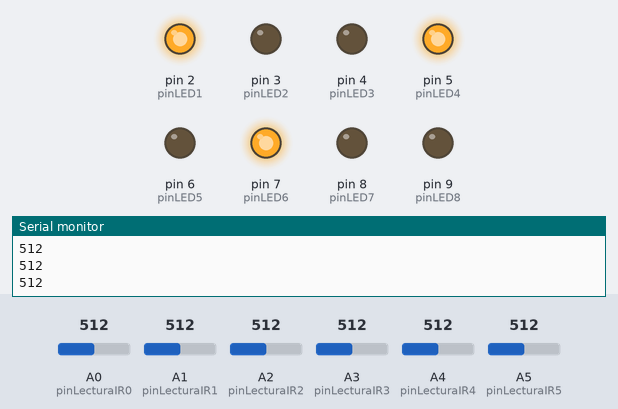
The sketch below on a simulated Arduino Uno, built with avr-gcc and run on an emulated ATmega328P. Parts: output pins drawn as LEDs (lit = HIGH), the last lines printed to the serial monitor. Dashed ring = blinking. Inputs (shaded band) come from the test bench; at power-on: A0 (pinLecturaIR0) = 512, A1 (pinLecturaIR1) = 512, A2 (pinLecturaIR2) = 512, A3 (pinLecturaIR3) = 512, A4 (pinLecturaIR4) = 512, A5 (pinLecturaIR5) = 512.

Above: at 1.2 s.
1.3 s: A0 (pinLecturaIR0) set to 164
2.8 s: A0 (pinLecturaIR0) set to 139
At 3.03 s:
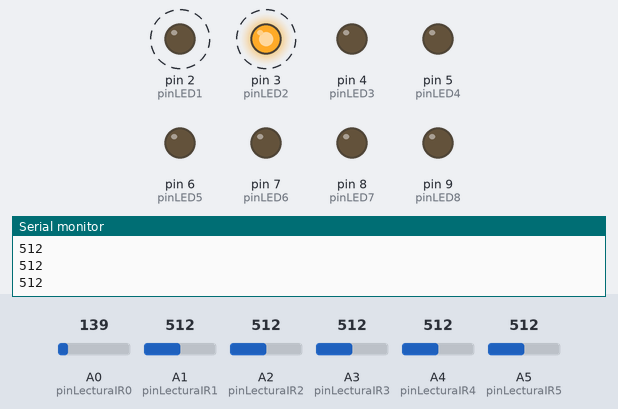
5.8 s: A1 (pinLecturaIR1) set to 984
8.8 s: A1 (pinLecturaIR1) set to 1018
At 10.0 s:
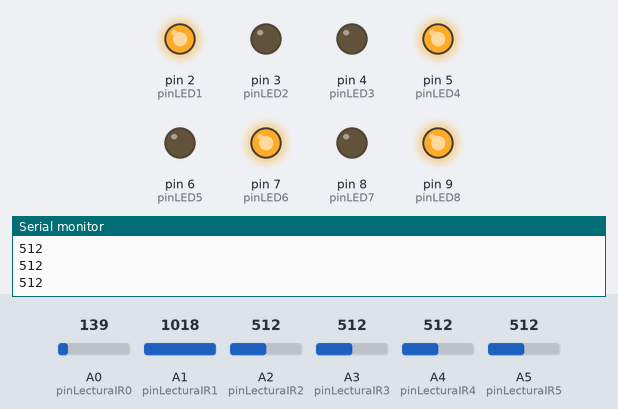
10.3 s: A1 (pinLecturaIR1) set to 992
At 10.68 s:
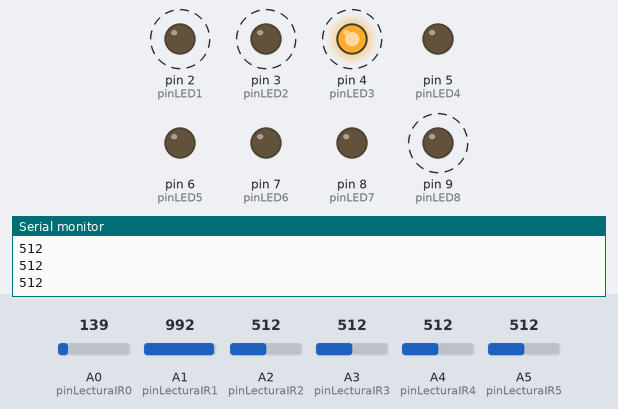
13.3 s: A2 (pinLecturaIR2) set to 988
16.3 s: A2 (pinLecturaIR2) set to 1014
At 16.9 s:
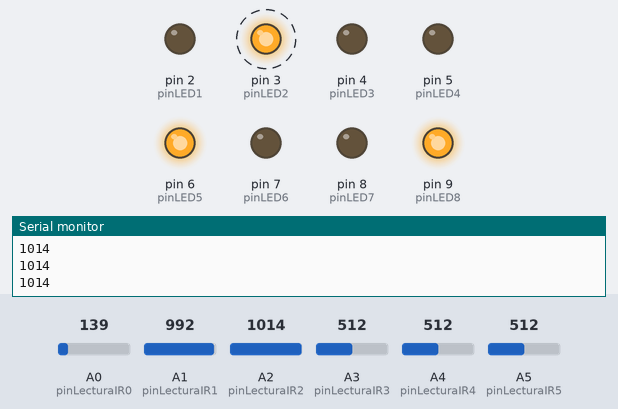
Timing chart, 0 to 18.8 s (numbered marks = the images above; inputs shaded):
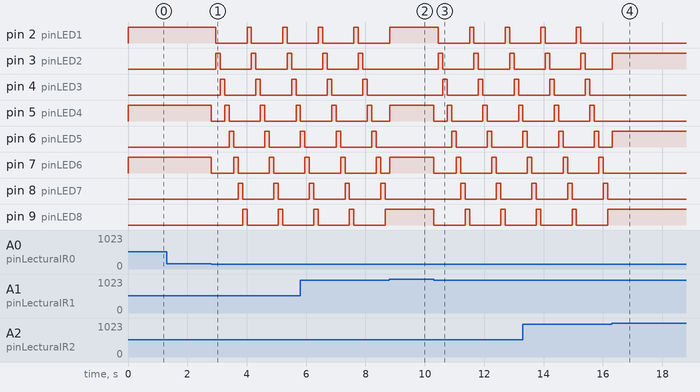

The sketch:

IAV3.ino
```cpp
int pinLED1 = 2;
int pinLED2 = 3;
int pinLED3 = 4;
int pinLED4 = 5;
int pinLED5 = 6;
int pinLED6 = 7;
int pinLED7 = 8;
int pinLED8 = 9;

short latchPin = 5; //patilla arduino para el latch
short clockPin = 6; //patilla arduino para la señal de reloj
short dataPin = 4; //patilla arduino por la que se envían los datos

int pinLecturaIR0 = A0;
int pinLecturaIR1 = A1;
int pinLecturaIR2 = A2;
int pinLecturaIR3 = A3;
int pinLecturaIR4 = A4;
int pinLecturaIR5 = A5;


void setup() {
  Serial.begin(9600);
  pinMode(pinLED1, OUTPUT);
  pinMode(pinLED2, OUTPUT);
  pinMode(pinLED3, OUTPUT);
  pinMode(pinLED4, OUTPUT);
  pinMode(pinLED5, OUTPUT);
  pinMode(pinLED6, OUTPUT);
  pinMode(pinLED7, OUTPUT);
  pinMode(pinLED8, OUTPUT);


}

void loop() {
   byte leds = 0;
   int lecturaIR1 = analogRead(pinLecturaIR0);
   int lecturaIR2 = analogRead(pinLecturaIR1);
   int lecturaIR3 = analogRead(pinLecturaIR2);
   int lecturaIR4 = analogRead(pinLecturaIR3);
   int lecturaIR5 = analogRead(pinLecturaIR4);
   int lecturaIR6 = analogRead(pinLecturaIR5);

   Serial.println(lecturaIR3);

  if(lecturaIR1 > 150)
  {
    digitalWrite(pinLED1, HIGH);
    digitalWrite(pinLED4, HIGH);
    digitalWrite(pinLED6, HIGH);
  }
  else
  {

    if(lecturaIR2 > 1000)
    {
      digitalWrite(pinLED1, HIGH);
      digitalWrite(pinLED4, HIGH);
      digitalWrite(pinLED6, HIGH);
    }
    else
    {

      if(lecturaIR3 > 1000)
      {
        digitalWrite(pinLED2, HIGH);
        digitalWrite(pinLED5, HIGH);
        digitalWrite(pinLED8, HIGH);
      }
      else
      {
        if(lecturaIR4 > 1000)
        {
          digitalWrite(pinLED1, HIGH);
          digitalWrite(pinLED2, HIGH);
          digitalWrite(pinLED3, HIGH);
        }
        else
        {
          if(lecturaIR5 > 1000)
          {
            digitalWrite(pinLED1, HIGH);
            digitalWrite(pinLED4, HIGH);
            digitalWrite(pinLED6, HIGH);
          }
          else
          {

            if(lecturaIR6 > 1000)
              {
                digitalWrite(pinLED1, HIGH);
                digitalWrite(pinLED4, HIGH);
                digitalWrite(pinLED6, HIGH);
              }
              else
              {

                estado();
              }
          }
        }
      }
    }
  }

}

void estado(){
    digitalWrite(pinLED1, LOW);
    digitalWrite(pinLED2, LOW);
    digitalWrite(pinLED3, LOW);
    digitalWrite(pinLED4, LOW);
    digitalWrite(pinLED5, LOW);
    digitalWrite(pinLED6, LOW);
    digitalWrite(pinLED7, LOW);
    digitalWrite(pinLED8, LOW);


    digitalWrite(pinLED1, HIGH);
    delay(150);
    digitalWrite(pinLED1, LOW);
    digitalWrite(pinLED2, HIGH);
    delay(150);
    digitalWrite(pinLED2, LOW);
    digitalWrite(pinLED3, HIGH);
    delay(150);
    digitalWrite(pinLED3, LOW);
    digitalWrite(pinLED4, HIGH);
    delay(150);
    digitalWrite(pinLED4, LOW);
    digitalWrite(pinLED5, HIGH);
    delay(150);
    digitalWrite(pinLED5, LOW);
    digitalWrite(pinLED6, HIGH);
    delay(150);
    digitalWrite(pinLED6, LOW);
    digitalWrite(pinLED7, HIGH);
    delay(150);
    digitalWrite(pinLED7, LOW);
    digitalWrite(pinLED8, HIGH);
    delay(150);

}
```

Measured:
- the behaviour switches between 151 and 150 on A0 (pinLecturaIR0) (found by bisection; images 0 and 1)
- the behaviour switches between 1000 and 1001 on A1 (pinLecturaIR1) (found by bisection; images 1 and 2)
- the behaviour switches between 1000 and 1001 on A2 (pinLecturaIR2) (found by bisection; images 3 and 4)
- after the input at 2.8 s, pin 2 (pinLED1), pin 3 (pinLED2): alternates HIGH for 0.15 s and LOW for 1.1 s, starting after 0.16 s
- after the input at 8.8 s, pin 2 (pinLED1): goes on until 8.8 s, then stays HIGH; pin 3 (pinLED2): stays LOW (without the input it goes to HIGH after 0.16 s)
- after the input at 10.3 s, pin 2 (pinLED1), pin 3 (pinLED2): alternates HIGH for 0.15 s and LOW for 1.1 s, starting after 0.16 s
- after the input at 16.3 s, pin 2 (pinLED1), pin 4 (pinLED3), pin 5 (pinLED4), pin 7 (pinLED6), pin 8 (pinLED7): stops changing and stays LOW; pin 9 (pinLED8): stops changing and stays HIGH
